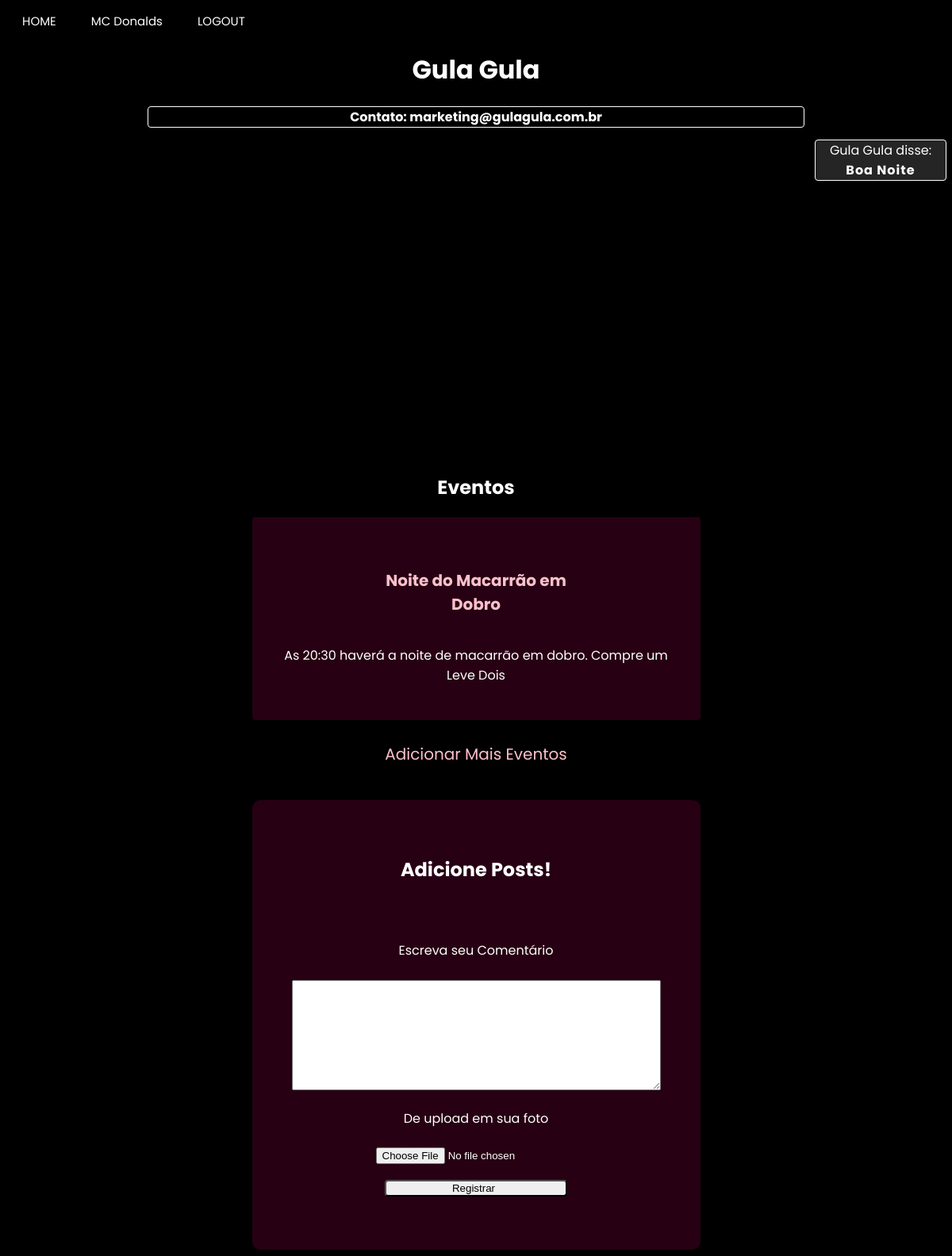
Screenshot of /enterprise_page/Gula Gula (signed in) with the database file from the repository.
### app/model.py (models this page shows, shortened)
class empresa(UserMixin, db.Model):
    __tablename__ = "empresa"
    id = db.Column(db.Integer,primary_key=True)
    enterprise_name = db.Column(db.String(64), index=True, unique=True)
    email = db.Column(db.String(120), index=True, unique=True)
    password_hash = db.Column(db.String(120))
    city = db.Column(db.String(120))
    latitude = db.Column(db.Float)
    longitude = db.Column(db.Float)
    district = db.Column(db.String(50))
    street = db.Column(db.String(120))
    posts = db.relationship("Post", backref="enterprise")

class Event(db.Model):
    id = db.Column(db.Integer, primary_key=True)
    body = db.Column(db.String(200))
    image = db.Column(db.String(200))
    timestamp = db.Column(db.Integer, index=True)
    empresa_id = db.Column(db.Integer)
    name = db.Column(db.String(200))
    latitude = db.Column(db.Float)
    longitude = db.Column(db.Float)
    event_type = db.Column(db.String(8))
    rank = db.Column(db.Float)
    avaliations = db.Column(db.Integer)
    age_groups = db.Column(db.String)

class Post(db.Model):
    id = db.Column(db.Integer, primary_key=True)
    body = db.Column(db.String(140))
    image = db.Column(db.String(200))
    timestamp = db.Column(db.Integer, index=True)
    empresa_id = db.Column(db.Integer, db.ForeignKey('empresa.id'))
    author_id = db.Column(db.Integer())
    event_id = db.Column(db.Integer())
    rank = db.Column(db.Integer())

### app/routes.py (the view, shortened to what this page needs)
@app.route("/enterprise_page/<name>", methods=["POST", "GET"])
@login_required
def enterprise_page_specific(name):
    form = Comments()
    enterpriseS= empresa.query.filter_by(enterprise_name=name).first()
    return render_template('enterprise_page.html', title=name, css_file="enterprise_page.css",user=current_user, usuario=usuario, enterprise=empresa, posts=Post.query.filter_by(empresa_id=enterpriseS.id), form=form, events=Event.query.filter_by(empresa_id=enterpriseS.id).all())

### app/forms.py
class Comments(FlaskForm):
    files = FileField("De upload em sua foto")
    evaluation = TextAreaField("",validators=[DataRequired("Dê sua avaliação")])
    text = TextAreaField("Escreva seu Comentário", validators=[DataRequired("Escreva seu comentário!")])
    submit = SubmitField("Registrar")

### app/model.py (called while the page is built)
@login.user_loader
def load_user(id):
    if usuario.query.get(int(id)):
        load = usuario.query.get(int(id))
    else:
        load = empresa.query.get(int(id))
    return load

### app/templates/enterprise_page.html (shortened to what this page needs)
{% extends "base.html" %}
{% block content %}
<h1>{{title}}</h1>
<h3>Contato: {{enterprise.query.filter_by(enterprise_name = title).first().email}}</h3>
<div id="map"></div>
<div class="alignment">
<h2>Eventos</h2>
{% if events|length == 0 %}
  <h5> Não existe nenhum evento vinculado a esta empresa</h5>
{% else %}
{% for event in events%}
<div class="events">
  <h5><a href={{ url_for("event_page", name= event.name)}}>{{ event.name }}</a></h5>
  <p>{{ event.body }}</p>
</div>
{% endfor %}
{% endif %}
{% if not current_user.username %}
<a href={{ url_for("event_register_page")}}> Adicionar Mais Eventos</a>
{% endif %}
<section class="container">
  {% if current_user.username %}
  <h1>Envie-nos seu feedback</h1><br><br>
  {% else %}
  <h1>Adicione Posts!</h1><br><br>
  {% endif %}
      <form action="{{url_for('enterprise_page_specific', name = title)}}", method='post', novalidate>
          <div class="inputs">
            <p>
                {{ form.text.label }}<br><br>
                {{ form.text(size=32) }}<br>
            </p>
            <p>
                {{ form.files.label }}<br>
                {{ form.files(size=32) }}<br>
            </p>
        </div>
        <p>{{ form.submit() }}</p>
      </form>
    </section>
</div>
<aside class="aside">
  {% for post in posts%}
  {% if usuario.query.filter_by(id = post.author_id).first().username %}
  <div><p>{{ usuario.query.filter_by(id = post.author_id).first().username }} disse: <b>{{ post.body }}</b></p></div>
  {% else %}
  <div><p>{{ enterprise.query.filter_by(id = post.author_id).first().enterprise_name }} disse: <b>{{ post.body }}</b></p></div>
  {% endif %}
  {% endfor %}
</aside>
{% endblock %}

### app/templates/base.html (shortened to what this page needs)
<!DOCTYPE html>
<html>
    <head>
        {% if css_file%}
            <link rel="stylesheet" type="text/css" href="{{ url_for('static', filename=css_file) }}">
        {% else %}
            <link rel="stylesheet" type="text/css" href="{{ url_for('static', filename='user_page.css') }}">
        {% endif %}
    </head>
    <body>
        <header class="menu">
            <a id="main_page" href="{{ url_for('main_page') }}" class="button">HOME</a>
            {% if user.is_authenticated %}
            {% if user.username %}
            <a id="user_page" href="{{ url_for('user_page')}}"class="button">{{user.username}}</a>
            {% else %}
            <a id="enterprise_page" href="{{ url_for('enterprise_page_specific', name=user.enterprise_name)}}"class="button">{{user.enterprise_name}}</a>
            {% endif%}
            <a id="logout" href="{{ url_for('logout') }}" class="button">LOGOUT</a>
            {% else %}
            <a id="enterprise_register_page" href="{{ url_for('enterprise_register_page') }}" class="button">SEJA UM ANUNCIANTE</a>
            <a id="user_register_page" href="{{ url_for('user_register_page') }}" class="button">REGISTRO</a>
            <a id="login_page" href="{{ url_for('login_page') }}" class="button">LOGIN</a>
            {% endif %}
        </header>
        {% block content %}{% endblock %}
    </body>
</html>

### app/static/enterprise_page.css (style rules this page uses)
body { background: black; background-image: url("https://www.pixel4k.com/wp-content/uploads/2021/05/abstract-waving-4k_1620165379-1536x960.jpg"); background-repeat: no-repeat; background-size: cover; }
p { color:white; }
h1 { color:white; font-family: "Poppins"; display: grid; align-items: center; justify-content: center; }
h3 { color:white; font-family: Poppins; display: grid; align-items: center; justify-content: center; }
h2 { color:white; font-family: Poppins; display: grid; align-items: center; justify-content: center; }
h5 { color:white; font-family: Poppins; display: grid; align-items: center; justify-content: center; }
#map { height: 400px; width: 70%; border-radius: 8px; margin: auto; }
.alignment { display: grid; align-items: center; justify-content: center; }
section.container { background-color: rgba(87, 02, 43, 0.45); border-radius: 10px; align-items: center; justify-content: center; padding: 20px; }
.inputs input { outline: none; }
.inputs { margin: auto; text-align: center; }
.inputs input::placeholder { color: rgba(13, 0, 26, 0.8); }
form input[type=submit] { border-radius: 4px; padding-left: 0px; width: 230px; transition: all 0.3s ease; }
h3 { border: white solid 1px; border-radius: 4px; margin-left: 15%; margin-right: 15%; background-color: rgba(0,0,0, 0.5); font-size: 16px; }
.alignment p { text-align: center; }
section.container { padding: 50px; justify-content: center; margin-top: 15px; }
p b { font-family: "Poppins", sans-serif; letter-spacing: 1px; }
p { font-family: "Poppins", sans-serif; }
textarea#text { margin: 0px; height: 133px; width: 459px; }
input#files { margin-top: 5%; }
.aside { background-color: none; font-family: "Poppins", sans-serif; top: 10%; right: 0; position: fixed; height: 100%; width: 180px; border-radius: 5px; align-items: center; }
.aside p { background-color: rgba(184, 184, 184, 0.2); text-align: center; border: white solid 1px; border-radius: 4px; margin: 7px; margin-top: 10%; font-size: 100%; }
.aside b { letter-spacing: 1px; }
.events { background-color: rgba(87, 02, 43, 0.45); border-radius: 4px; padding: 5%; }
.events h5 a { text-decoration: none; font-size: 20px; color: pink; }
.alignment a { text-align: center; text-decoration: none; font-size: 20px; color: pink; font-family: "Poppins"; margin: 5%; }

### app/static/base.css (style rules this page uses)
header.menu { align-items: left; justify-content: start; }
a.button { border: none; color: white; padding: 5px 20px; text-align: center; text-decoration: none; display: inline-block; font-family:'Poppins'; font-size: 15px; }
.menu { margin-top: 10px; }

### rows the page displays
empresa: enterprise_name "MC Donalds"
empresa: enterprise_name "Gula Gula", query.filter_by "marketing@gulagula.com.br", query.filter_by "Gula Gula"
Event: name "Noite do Macarrão em Dobro", body "As 20:30 haverá a noite de macarrão em dobro. Compre um Leve Dois"
Post: body "Boa Noite"
